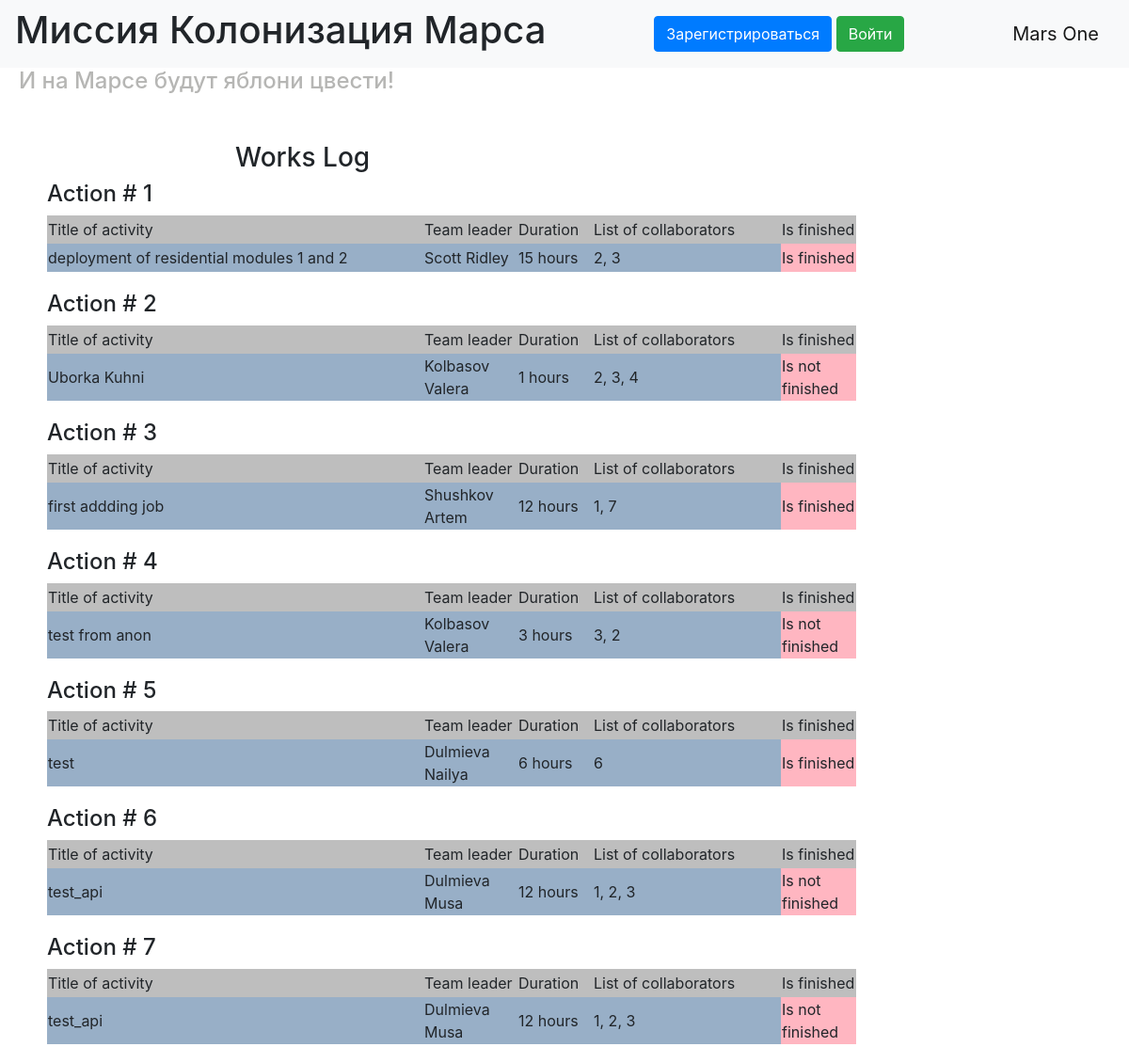
The page / on the database its author committed.
### data/jobs.py (models this page shows)
class Jobs(SqlAlchemyBase, SerializerMixin):
    __tablename__ = 'jobs'
    id = sqlalchemy.Column(sqlalchemy.Integer,
                           primary_key=True, autoincrement=True)
    team_leader = sqlalchemy.Column(sqlalchemy.Integer,
                                    sqlalchemy.ForeignKey("users.id"))
    job = sqlalchemy.Column(sqlalchemy.String, nullable=True)
    work_size = sqlalchemy.Column(sqlalchemy.Integer, nullable=True)
    collaborators = sqlalchemy.Column(sqlalchemy.String, nullable=True)
    start_date = sqlalchemy.Column(sqlalchemy.DateTime, default=datetime.datetime.now)
    end_date = sqlalchemy.Column(sqlalchemy.DateTime)
    is_finished = sqlalchemy.Column(sqlalchemy.Boolean, default=True)

### main_old.py (the view)
@app.route("/")
def index():
    jobs = []
    for job in db_sess.query(Jobs).all():
        user = db_sess.query(User).filter(User.id == job.team_leader).first()
        name = user.surname + ' ' + user.name
        jobs.append((job.job, name, f'{job.work_size} hours', job.collaborators,
                     'Is finished' if job.is_finished else 'Is not finished',
                     current_user.is_authenticated and (job.team_leader == current_user.id or current_user.id == 1),
                     job.id))
    return render_template("index.html", style=url_for('static', filename='css/style.css'), jobs=jobs)

### templates/index.html (shortened to what this page needs)
{% extends "base.html" %}
{% block content %}
<div class="main_content">
    <h3 class="works_log">Works Log</h3>
    {% for job in jobs %}
        <h4>Action # {{loop.index}}</h4>
        <table class="job_table">
            <tr class="cap">
                <td width="400px" height="20px">Title of activity</td>
                <td width="100px" height="20px">Team leader</td>
                <td width="80px" height="20px">Duration</td>
                <td width="200px" height="20px">List of collaborators</td>
                <td width="80px" height="30px">Is finished</td>
            </tr>
            <tr class="info">
                <td width="400px" height="20px">{{job[0]}}</td>
                <td width="100px" height="20px">{{job[1]}}</td>
                <td width="80px" height="20px">{{job[2]}}</td>
                <td width="200px" height="20px">{{job[3]}}</td>
                <td width="80px" height="30px" class="is_finished_info">{{job[4]}}</td>
            </tr>
        </table>
    {% endfor %}
</div>
{% endblock %}
{% block style_block %}
<link href={{style}} rel="stylesheet" type="text/css">
{% endblock %}

### templates/base.html (shortened to what this page needs)
<!doctype html>
<html lang="en">
<head>
    <link rel="stylesheet"
          href="https://stackpath.bootstrapcdn.com/bootstrap/4.4.1/css/bootstrap.min.css"
>
    {% block style_block %}{% endblock %}
</head>
<body>
    <nav class="navbar navbar-light bg-light">
        <H1>Миссия Колонизация Марса</H1>
        {% if current_user.is_authenticated %}
            <p>
                <a class="btn btn-primary " href="/addjob">Add job</a>
            </p>
            <a class="navbar-brand" href="/logout">{{ current_user.surname }} {{ current_user.name }}</a>
        {% else %}
            <p>
                <a class="btn btn-primary " href="/register">Зарегистрироваться</a>
                <a class="btn btn-success" href="/login">Войти</a>
            </p>
        {% endif %}
        <a class="navbar-brand" href="/">Mars One</a>
    </nav>
    <H4 class="apple">И на Марсе будут яблони цвести!</H4>
    {% block content %}{% endblock %}
</body>
</html>

### static/css/style.css (style rules this page uses)
.works_log { margin-left: 200px; }
.main_content { margin-left: 50px; margin-top: 50px; }
.cap { background-color: #BEBEBE; }
.apple { margin-left: 20px; color: #B6B6B4; }
.info { background-color: #98AFC7; }
.is_finished_info { background-color: #ffb6c1; }
.job_table { margin-bottom: 20px; }
p { margin-bottom: 1px; }

### rows shown on the page
Jobs: job "deployment of residential modules 1 and 2", job "Scott Ridley", job "15 hours", collaborators "2, 3", job "Is finished"
Jobs: job "Uborka Kuhni", job "Kolbasov Valera", job "1 hours", collaborators "2, 3, 4", job "Is not finished"
Jobs: job "first addding job", job "Shushkov Artem", job "12 hours", collaborators "1, 7", job "Is finished"
Jobs: job "test from anon", job "Kolbasov Valera", job "3 hours", collaborators "3, 2", job "Is not finished"
Jobs: job "test", job "Dulmieva Nailya", job "6 hours", work_size "6", job "Is finished"
Jobs: job "test_api", job "Dulmieva Musa", job "12 hours", collaborators "1, 2, 3", job "Is not finished"
Jobs: job "test_api", job "Dulmieva Musa", job "12 hours", collaborators "1, 2, 3", job "Is not finished"
